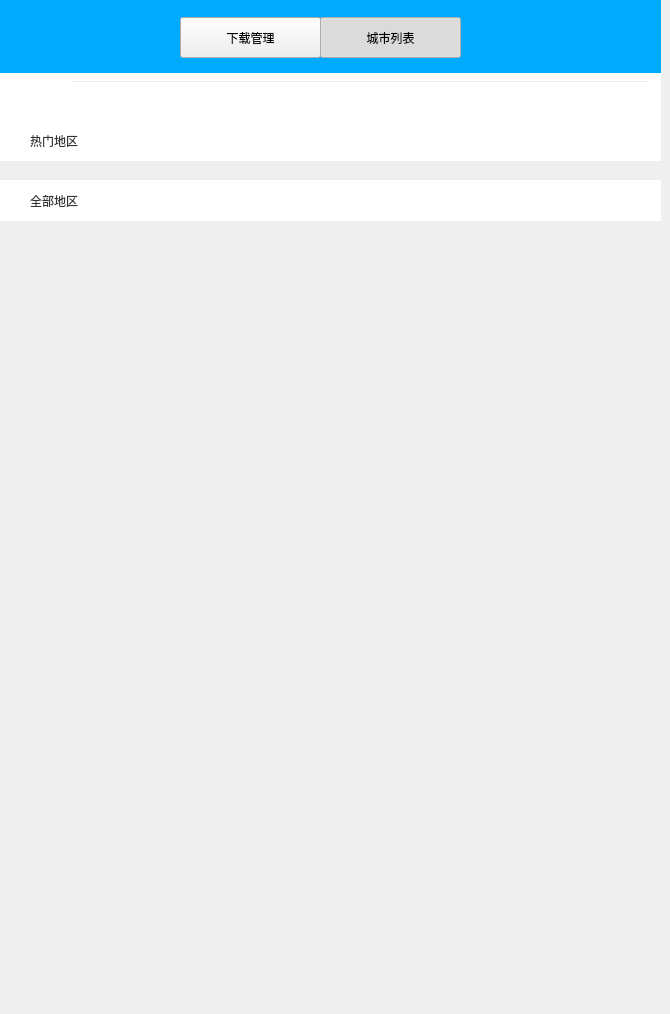
   <widget class="QWidget" name="city_list_widget_page">
    <widget class="QWidget" name="city_list_widget" native="true">
     <property name="geometry">
      <rect>
       <x>0</x>
       <y>0</y>
       <width>661</width>
       <height>1005</height>
      </rect>
     </property>
     <property name="minimumSize">
      <size>
       <width>661</width>
       <height>950</height>
      </size>
     </property>
     <widget class="QWidget" name="widget_7" native="true">
      <property name="geometry">
       <rect>
        <x>0</x>
        <y>70</y>
        <width>661</width>
        <height>51</height>
       </rect>
      </property>
      <property name="styleSheet">
       <string notr="true">background-color: rgb(255, 255, 255);</string>
      </property>
      <widget class="QLineEdit" name="m_pSearchLineEdit">
       <property name="geometry">
        <rect>
         <x>70</x>
         <y>10</y>
         <width>581</width>
         <height>31</height>
        </rect>
       </property>
       <property name="styleSheet">
        <string notr="true">outline:0px;
font: 12pt &quot;黑体&quot;;
color:rgb(51, 51, 51);
border-width:0;
background: transparent;
</string>
       </property>
       <property name="text">
        <string/>
       </property>
      </widget>
      <widget class="QPushButton" name="pSearchButton">
       <property name="geometry">
        <rect>
         <x>10</x>
         <y>10</y>
         <width>41</width>
         <height>31</height>
        </rect>
       </property>
       <property name="styleSheet">
        <string notr="true">image: url(:/images/resources/images/ui/SHGCSetUp/search.png);
border-width:0;
border-style:outset;</string>
       </property>
       <property name="text">
        <string/>
       </property>
      </widget>
     </widget>
     <widget class="QWidget" name="widget_8" native="true">
      <property name="geometry">
       <rect>
        <x>0</x>
        <y>120</y>
        <width>661</width>
        <height>41</height>
       </rect>
      </property>
      <property name="styleSheet">
       <string notr="true">background-color: rgb(255, 255, 255);</string>
      </property>
      <widget class="QLabel" name="label_47">
       <property name="geometry">
        <rect>
         <x>30</x>
         <y>10</y>
         <width>54</width>
         <height>21</height>
        </rect>
       </property>
       <property name="styleSheet">
        <string notr="true">outline:0px;
font: 10pt &quot;黑体&quot;;
color:rgb(51, 51, 51);
border-width:0;
background: transparent;
border-style:outset;</string>
       </property>
       <property name="text">
        <string>热门地区</string>
       </property>
      </widget>
     </widget>
     <widget class="QWidget" name="widget_9" native="true">
      <property name="geometry">
       <rect>
        <x>0</x>
        <y>180</y>
        <width>661</width>
        <height>41</height>
       </rect>
      </property>
      <property name="styleSheet">
       <string notr="true">background-color: rgb(255, 255, 255);</string>
      </property>
      <widget class="QLabel" name="label_48">
       <property name="geometry">
        <rect>
         <x>30</x>
         <y>10</y>
         <width>54</width>
         <height>21</height>
        </rect>
       </property>
       <property name="styleSheet">
        <string notr="true">outline:0px;
font: 10pt &quot;黑体&quot;;
color:rgb(51, 51, 51);
border-width:0;
background: transparent;
border-style:outset;</string>
       </property>
       <property name="text">
        <string>全部地区</string>
       </property>
      </widget>
     </widget>
     <widget class="QLabel" name="label_49">
      <property name="geometry">
       <rect>
        <x>0</x>
        <y>0</y>
        <width>661</width>
        <height>73</height>
       </rect>
      </property>
      <property name="styleSheet">
       <string notr="true">background-color: rgb(0, 170, 255);</string>
      </property>
      <property name="text">
       <string/>
      </property>
     </widget>
     <widget class="QPushButton" name="btn_Citylist_2">
      <property name="geometry">
       <rect>
        <x>320</x>
        <y>17</y>
        <width>141</width>
        <height>41</height>
       </rect>
      </property>
      <property name="styleSheet">
       <string notr="true"/>
      </property>
      <property name="text">
       <string>城市列表</string>
      </property>
      <property name="checkable">
       <bool>true</bool>
      </property>
      <property name="checked">
       <bool>true</bool>
      </property>
      <property name="autoExclusive">
       <bool>true</bool>
      </property>
     </widget>
     <widget class="QPushButton" name="btn_Download_2">
      <property name="geometry">
       <rect>
        <x>180</x>
        <y>17</y>
        <width>141</width>
        <height>41</height>
       </rect>
      </property>
      <property name="styleSheet">
       <string notr="true"/>
      </property>
      <property name="text">
       <string>下载管理</string>
      </property>
      <property name="checkable">
       <bool>true</bool>
      </property>
      <property name="autoExclusive">
       <bool>true</bool>
      </property>
     </widget>
     <widget class="QPushButton" name="set_return_5">
      <property name="geometry">
       <rect>
        <x>10</x>
        <y>20</y>
        <width>31</width>
        <height>31</height>
       </rect>
      </property>
      <property name="focusPolicy">
       <enum>Qt::NoFocus</enum>
      </property>
      <property name="styleSheet">
       <string notr="true">outline:0px;
background-color: rgb(3, 168, 247);
font: 15pt &quot;思源黑体&quot;;
color: rgb(255, 255, 255);
border-width:0;</string>
      </property>
      <property name="text">
       <string/>
      </property>
      <property name="icon">
       <iconset resource="../../qgc.qrc">
        <normaloff>:/images/resources/images/ui/SHGCSetUp/set_return.png</normaloff>:/images/resources/images/ui/SHGCSetUp/set_return.png</iconset>
      </property>
      <property name="iconSize">
       <size>
        <width>50</width>
        <height>50</height>
       </size>
      </property>
      <property name="autoRepeat">
       <bool>false</bool>
      </property>
      <property name="autoExclusive">
       <bool>false</bool>
      </property>
      <property name="default">
       <bool>false</bool>
      </property>
      <property name="flat">
       <bool>true</bool>
      </property>
     </widget>
    </widget>
   </widget>
